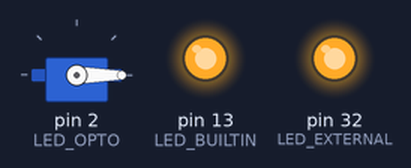
This program was run on a simulated Teensy 4. Shown: servo, output pins drawn as LEDs (lit = HIGH).

Above: at 0.05 s.
At 1.95 s:
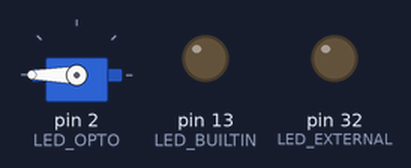
Timing chart, 0 to 4.6 s (numbered marks = the images above):
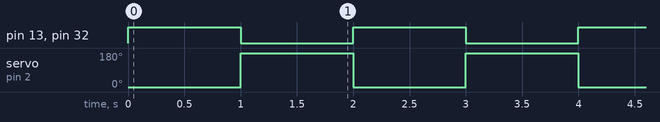

The program:

main.cpp
```cpp
/**
 * Blink
 *
 * Turns on an LED on for one second,
 * then off for one second, repeatedly.
 *
 * Source: https://docs.arduino.cc/learn/electronics/servo-motors/
 */

#include "Arduino.h"
#include <Servo.h>

#ifndef LED_BUILTIN
  #define LED_BUILTIN 13
#endif

#ifndef LED_EXTERNAL
  #define LED_EXTERNAL 32
#endif

#ifndef LED_OPTO
  #define LED_OPTO 2
#endif

Servo servo;

void setup() {
    // initialize LED digital pin as an output.
    pinMode(LED_BUILTIN, OUTPUT);
    pinMode(LED_EXTERNAL, OUTPUT);
    servo.attach(LED_OPTO);

    digitalWrite(LED_BUILTIN, HIGH);

    //Serial.begin (115200);

    analogWriteResolution(12);  // analogWrite value 0 to 4095, or 4096 for high
    // Turn led off
    digitalWrite(LED_BUILTIN, LOW);
}

void loop() {
    // turn the LED on (HIGH is the voltage level)
    digitalWrite(LED_BUILTIN, HIGH);
    digitalWrite(LED_EXTERNAL, HIGH);
    servo.write(-4000);
    // wait for a second
    delay(1000);

    // turn the LED off by making the voltage LOW
    digitalWrite(LED_BUILTIN, LOW);
    digitalWrite(LED_EXTERNAL, LOW);
    servo.write(4000);

    // wait for a second
    delay(1000);
}
```

Measured:
- by itself, pin 13 (LED_BUILTIN), pin 32 (LED_EXTERNAL): alternates HIGH for 1.0 s and LOW for 1.0 s
- by itself, servo on pin 2 (LED_OPTO): alternates 180° for 1.0 s and 0° for 1.0 s
